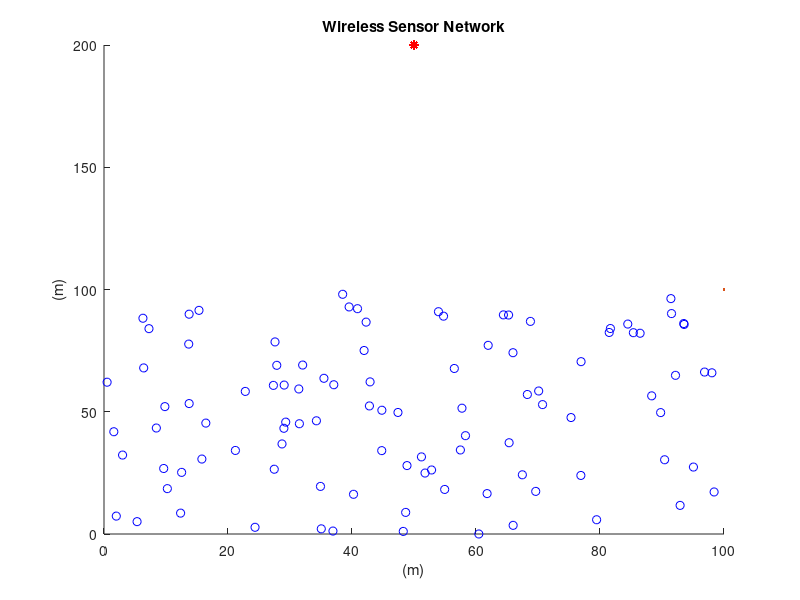
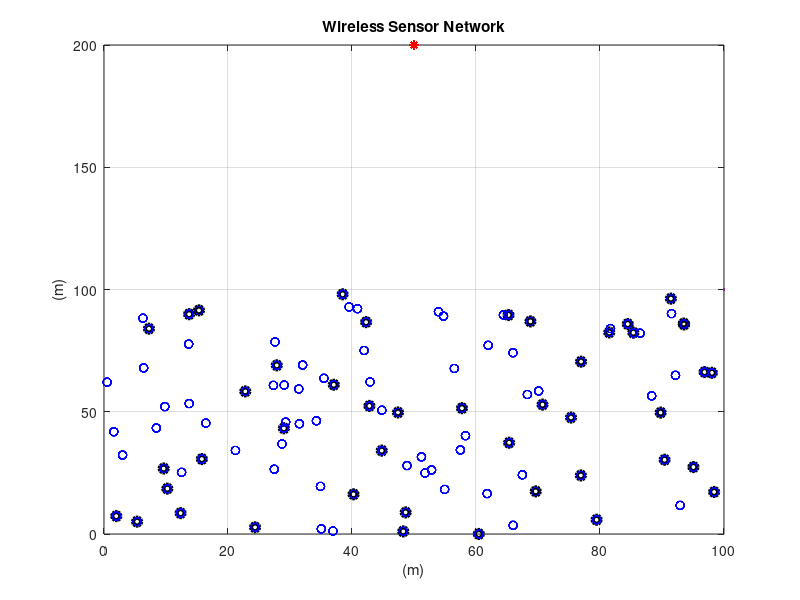
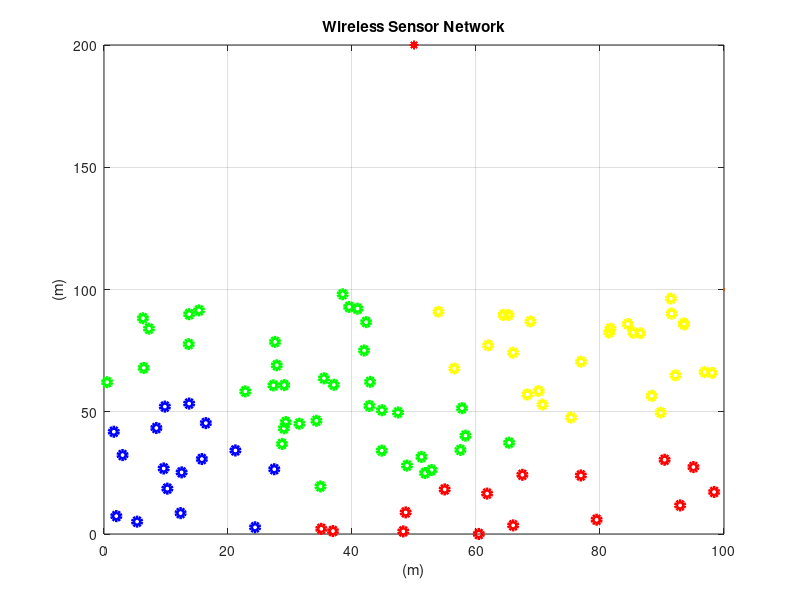
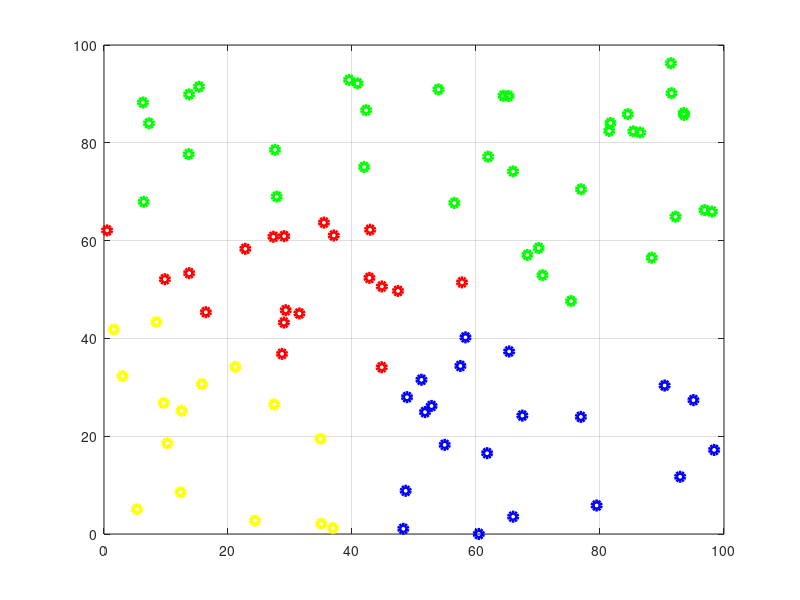

These charts were generated, in order, by the following MATLAB code: (Note: this script raises an error after producing the figures.)
clc;
clear;
close all;

%%Deklarasi Variabel%%
%Pemetaan Sensor dalam satuan meter%
n=100;
xm=100;
ym=100;
sinkx=50;
sinky=200;
dead_nodes=0
%Deklarasi Energi%
%Inisialisasi energi pada setiap node(Joules)% 
Eo=2; %Satuan joules
Eelec=50*10^(-9); %Satuan joules/bit
ETx=50*10^(-9); %Satuan joules/bit
ERx=50*10^(-9); %Satuan joules/bit
Eamp=100*10^(-12); %Satuan joules/bit/m^2 
EDA=5*10^(-9); %Satuan joules/bit
k=4000; %unit bits
% Round Simulasi%
rnd=1;
round=2;
%Nomer node saat iterasi%
transmissions=0;
temp_val=0;
flag1stdead=0;

%Membentuk Topologi Awal%
for i=1:n
    SN(i).id=i;	%Sensor Id
    SN(i).x=rand(1,1)*xm;
    SN(i).y=rand(1,1)*ym;
    SN(i).E=Eo;     % set energi node sama dengan eo"
    SN(i).role=0;   % set role node jika node biasa =0 dan jika sebagai CH set =1
    SN(i).cluster=0;	% set node berada pada cluster mana, secara default set 0
    SN(i).cond=1;	% Set status node jika node masih memiliki energi maka nilai =1 jika node sudah mati maka set =0
    SN(i).rop=0;	% untuk mengetahui node berada pada round berapa
    SN(i).dtch=0;	% jarak node dengan CH
    SN(i).dts=0;    % jarak node dengan Sink/BS
    SN(i).tel=0;	% sudah berapa kali node di set sebagai CH
    SN(i).rn=0;     % round ke berapa node terpilih sebagai CH
    SN(i).chid=0;   % id node sebagai CH
    x(i,1)=SN(i).x;
    y(i,1)=SN(i).y;
    hold on;
    figure(1)
    plot(xm,ym,SN(i).x,SN(i).y,'ob',sinkx,sinky,'*r');
    title 'Wireless Sensor Network';
    xlabel '(m)';
    ylabel '(m)';
end

%%% Set Up Phase %%%
%%Proses K-Means++%%
k=input('Masukkan jumlah klaster : ');

while(rnd~=round)
    disp('Round ke-'),disp(rnd)
    % Reseting Previous Amount Of Cluster Heads In the Network %
	CLheads=0;
    % Reseting Previous Amount Of Energy Consumed In the Network on the Previous Round %
    energy=0;
    
    %Penentua C1 Awal dengan mencari jarak terjauh dengan BS
    startx=[];
    starty=[];
    center=[startx starty]; %menyimpan nilai C1
    d=[];
    for i=1:length(x)
        SN(i).cluster=0;    % reseting cluster in which the node belongs to
        SN(i).role=0;       % reseting node role
        SN(i).chid=0;       % reseting cluster head id
        
        c=[SN(i).x SN(i).y]; %mengambil data node ke-i
        distance=sqrt((sinkx-c(:,1))^2+(sinky-c(:,2))^2); %mengurangi jarak BS dengan node
        d=[d distance]; % menyimpan index dan nilai jarak masing" node dengan BS
    end
    [e s]=max(d); %mencari nilai terbesar dari distance yang dipilih sebagai C1
    center=[center;[x(s) y(s)]]; %menyimpan koordinat c1 dalam array
    SN(s).role=1;
    SN(s).dts=max(d);
    SN(s).tel=SN(s).tel+1;
    SN(s).rn=rnd;
    x(s)=[]; %mengosongkan kembali nilai x dan y
    y(s)=[];

    %Proses mencari C selanjutnya
    r=1;
    while(r~=k)
        for i=1:length(x)
            g=[SN(i).x SN(i).y]; %Mengambil data kordinat node ke i
            ka=dsearchn(center,g); %Mencari node terdekat dengan data pusat klaster
            nearestx=center(ka,1); %Mencari data terdekat pada nilai kordinat x
            nearesty=center(ka,2); %Mencari data terdekat pada nilai kordinat y
            distance=sqrt((nearestx-g(:,1))^2+(nearesty-g(:,2))^2); %Menghitung jarak node dengan cluster head
            d=[d distance]; %Menyimpan nilai jarak dan indeksnya
        end
        [e s]=max(d); %Mencari data jarak dengan nilai max/tertinggi
        center=[center;[x(s) y(s)]]; %Menyimpan data node dengan jarak tertinggi pada aray CH
        SN(s).role=1;
        SN(s).dts=max(d);
        SN(s).tel=SN(s).tel+1;
        SN(s).rn=rnd;
        x(s)=[]; %mengosongkan kembali nilai x, y dan d
        y(s)=[];
        [r c]=size(center);
        d=[];
    end
    figure(2) %Menampilkan koordinat titik CH pada WSN
    disp(center);
    plot(center(:,1),center(:,2),'ko','linewidth',3);
    hold on;
    grid on;
    for i=1:n
        plot(xm,ym,SN(i).x,SN(i).y,'ob',sinkx,sinky,'*r');
        title 'Wireless Sensor Network';
        xlabel '(m)';
        ylabel '(m)'; 
    end

    %Proses pengelompokan node dengan cluster
    cx=center(:,1); %Menyimpan nilai kordinat x CH pada var cx
    cy=center(:,2); %Menyimpan nilai kordinat y CH pada var cy
    mean_oldx=cx; %menyimpan nilai x pusat klaster lama
    mean_newx=cx; %menyimpan nilai x pusat klaster yang diperbaharui
    mean_oldy=cy; %menyimpan nilai y pusat klaster lama
    mean_newy=cy; %menyimpan nilai y pusat klaster yang diperbaharui
    outputx=cell(k,1); %menyimpan data node x sesuai klaster
    outputy=cell(k,1); %menyimpan data node y sesuai klaster
    temp=0;
    iter=1;
    while(temp==0) %Melakukan perulangan untuk membentuk klaster hingga nilai CH tidak mengalami perubahan
        mean_oldx=mean_newx; %menyamakan nilai pusat klaster lama dan baru
        mean_oldy=mean_newy;
        for(i=1:length(x)) %perulangan mencari jarak setiap node
            data=[];
            for(j=1:length(cx)) %mencari jarak setiap node dengan setiap cluster head
                data=[data sqrt((SN(i).x-cx(j))^2+(SN(i).y-cy(j))^2)];
            end
            [gc index]=min(data); %Mencari jarak terendah node dengan CH
            outputx{index}=[outputx{index} SN(i).x]; %Mengelompokkan data sesuai CH terdekat
            outputy{index}=[outputy{index} SN(i).y]; %Mengelompokkan data sesuai CH terdekat
        end
        gmckx=[];
        gmcky=[];
        for(i=1:k) %Proses memperbarui nilai pusat CH 
            gmckx=[gmckx mean(outputx{i})]; 
            gmcky=[gmcky mean(outputy{i})];
        end
        cx=gmckx; %Menyimpan nilai terbaru CH
        cy=gmcky;
        mean_newx=cx; %Menyimpan nilai terbaru CH
        mean_newy=cy;
        finalx=0; %variabel keputusan untuk mengetahui nilai kordinat x CH sudah sama setiap iterasi
        finaly=0; %variabel keputusan untuk mengetahui nilai kordinat y CH sudah sama setiap iterasi
        if(mean_newx==mean_oldx) %Mengecek apakah nilai CH kordinat x sama dengan nilai CH pada iterasi sebelumnya
            finalx=1;
        end
        if(mean_newy==mean_oldy) %Mengecek apakah nilai CH kordinat y sama dengan nilai CH pada iterasi sebelumnya
            finaly=1;
        end
        if(finalx==1 && finaly==1) %Jika nilai sama maka akhiri perulangan dengan set temp=1
            temp=1;
        else %Jika tidak sama maka simpan nilai pusat CH baru pada bvariabel outputx dan outputy
            outputx=cell(k,1);
            outputy=cell(k,1);
        end
        iter=iter+1;
    end
    disp('Jumah iterasi yang dilakukan adalah: '),disp(iter)
    celldisp(outputx); %Menampilkan nilai pada kordinat x fix setiap node dan klaster
    celldisp(outputy); %Menampilkan nilai pada kordinat y fix setiap node dan klaster
    figure;
    for i=1:k %Perulangan untuk ploting node sesuai klaster pada WSN
        xf=outputx{i};
        yf=outputy{i};
        if(i==1)
           plot(xf,yf,'ro','linewidth',3);
        elseif(i==2)
           plot(xf,yf,'bo','linewidth',3);
        elseif(i==3)
           plot(xf,yf,'yo','linewidth',3);
        else
           plot(xf,yf,'go','linewidth',3);
        end
        hold on;
        grid on;
    end
    figure(3)
    plot(xm,ym,sinkx,sinky,'*r');
    title 'Wireless Sensor Network';
    xlabel '(m)';
    ylabel '(m)';
    hold on;
end




    